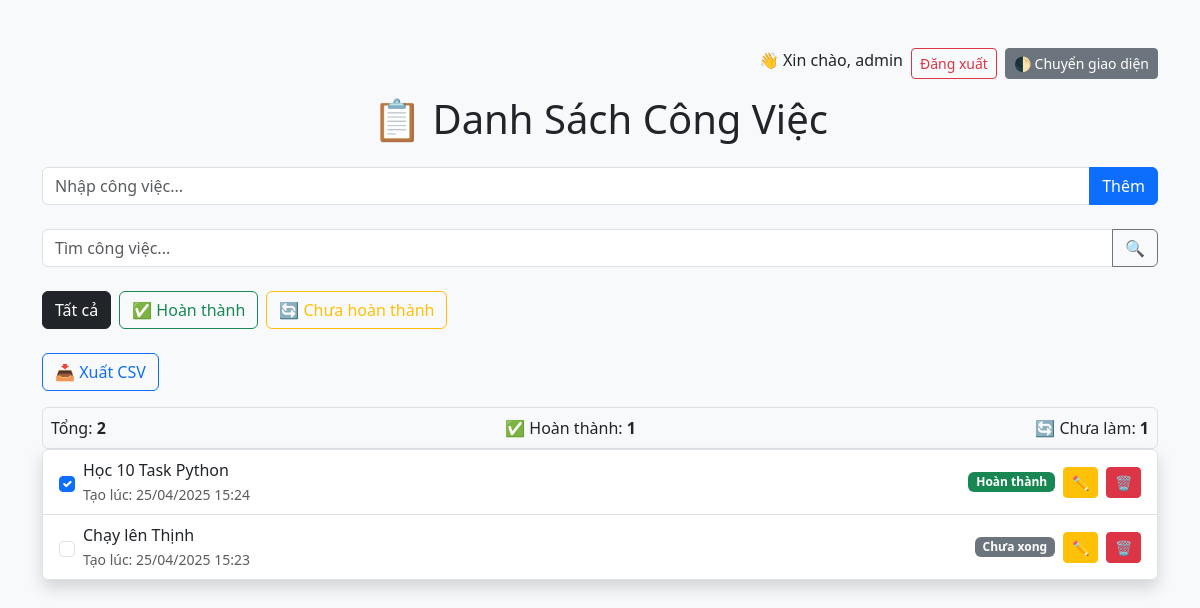
The app's page / (signed in) with its own data.
### todo/models.py (models this page shows, shortened)
class Task(models.Model):
    title = models.CharField(max_length=200)
    completed = models.BooleanField(default=False)
    created_at = models.DateTimeField(auto_now_add=True)
    user = models.ForeignKey(User, on_delete=models.CASCADE, null=True, blank=True)

### todo/views.py (the view, shortened to what this page needs)
# urls.py: path('',views.taskList, name='task'),
@login_required
def taskList(request):
    search_input = request.GET.get('search','')
    status_filter = request.GET.get('status','')
    form = TaskForm()
    tasks = Task.objects.filter(user=request.user).order_by('-created_at')
    total_tasks = len(tasks)
    completed_tasks = len([t for t in tasks if t.completed])
    pending_tasks = len([t for t in tasks if not t.completed])
    if search_input:
        normalized_input = unidecode(search_input.lower())
        tasks = [t for t in tasks if normalized_input in unidecode(t.title.lower())]
    if status_filter == 'completed':
        tasks = [t for t in tasks if t.completed]
    elif status_filter == 'pending':
        tasks = [t for t in tasks if not t.completed]
    form = TaskForm()
    context = {'tasks':tasks,
                'form':form,
                'total_tasks': total_tasks,
                'completed_tasks': completed_tasks,
                'pending_tasks': pending_tasks,
                }
    return render(request,'todo/task_list.html',context)

### todo/forms.py
class TaskForm(forms.ModelForm):
    class Meta:
        model = Task
        fields = ("title",) # chỉ cho người dùng nhập title thôi

### todo/templates/todo/task_list.html (shortened to what this page needs)
{% load static %}
<!DOCTYPE html>
<html>
<head>
    <link href="https://cdn.jsdelivr.net/npm/bootstrap@5.3.3/dist/css/bootstrap.min.css" rel="stylesheet">
    <link href="{% static 'css/dark-mode.css' %}" rel="stylesheet">
</head>
<body class="bg-light">
    <div class="container py-5">
        <div class="d-flex justify-content-end mb-3">
            {% if user.is_authenticated %}
                <span class="me-2">👋 Xin chào, {{ user.username }}</span>
                <a href="{% url 'logout' %}" class="btn btn-outline-danger btn-sm">Đăng xuất</a>
            {% else %}
                <a href="{% url 'login' %}" class="btn btn-outline-primary btn-sm">Đăng nhập</a>
            {% endif %}
            <button onclick="toggleDarkMode()" class="btn btn-sm btn-secondary ms-2">🌓 Chuyển giao diện</button>
        </div>
        <h1 class="mb-4 text-center">📋 Danh Sách Công Việc</h1>
        <form method="POST" class="mb-4">
            <div class="input-group">
                <input type="text" name="title" class="form-control" placeholder="Nhập công việc..." required>
                <button class="btn btn-primary" type="submit">Thêm</button>
            </div>
        </form>
        <form method="GET" class="mb-4">
            <div class="input-group">
                <input type="text" name="search" class="form-control" placeholder="Tìm công việc..." value="{{ request.GET.search }}">
                <button class="btn btn-outline-secondary" type="submit">🔍</button>
            </div><br>
            <div class="d-flex gap-2 mb-4">
                <a href="/" class="btn btn-outline-dark {% if not request.GET.status %}active{% endif %}">Tất cả</a>
                <a href="?status=completed" class="btn btn-outline-success {% if request.GET.status == 'completed' %}active{% endif %}">✅ Hoàn thành</a>
                <a href="?status=pending" class="btn btn-outline-warning {% if request.GET.status == 'pending' %}active{% endif %}">🔄 Chưa hoàn thành</a>
            </div>
        </form>
        <a href="{% url 'export-csv' %}" class="btn btn-outline-primary mb-3">📥 Xuất CSV</a>
        <div class="bg-light border rounded p-2 d-flex justify-content-between align-items-center">
            <span>Tổng: <strong>{{ total_tasks }}</strong></span>
            <span>✅ Hoàn thành: <strong>{{ completed_tasks }}</strong></span>
            <span>🔄 Chưa làm: <strong>{{ pending_tasks }}</strong></span>
        </div>
        <ul class="list-group shadow">
            {% for task in tasks %}
            <li class="list-group-item">
                <div class="d-flex align-items-center justify-content-between">
                    <div class="d-flex align-items-center gap-2">
                        <form method="POST" action="/" class="d-flex align-items-center">
                            <input type="checkbox" class="form-check-input me-2" onchange="this.form.submit()" {% if task.completed %}checked{% endif %}>
                            <div>
                                <label class="form-check-label mb-0">{{ task.title }}</label><br>
                                <small class="text-muted">Tạo lúc: {{ task.created_at|date:"d/m/Y H:i" }}</small>
                            </div>
                        </form>
                    </div>
                    <div class="d-flex align-items-center gap-2">
                        {% if task.completed %}
                            <span class="badge bg-success">Hoàn thành</span>
                        {% else %}
                            <span class="badge bg-secondary">Chưa xong</span>
                        {% endif %}
                        <a href="{% url 'edit-task' task.id %}" class="btn btn-sm btn-warning" title="Sửa">✏️</a>
                        <a href="{% url 'delete-task' task.id %}" class="btn btn-sm btn-danger" title="Xoá">🗑️</a>
                    </div>
                </div>
            </li>
            {% empty %}
            <li class="list-group-item">Chưa có công việc nào!</li>
            {% endfor %}
        </ul>
    </div>
</body>
</html>

### records on screen
Task: completed "☑", title "Học 10 Task Python", created_at "25/04/2025 15:24", shows "Hoàn thành"
Task: title "Chạy lên Thịnh", created_at "25/04/2025 15:23", shows "Chưa xong"

### other values on screen
{{ user.username }} "admin"
{{ total_tasks }} "2"
{{ completed_tasks }} "1"
{{ pending_tasks }} "1"
